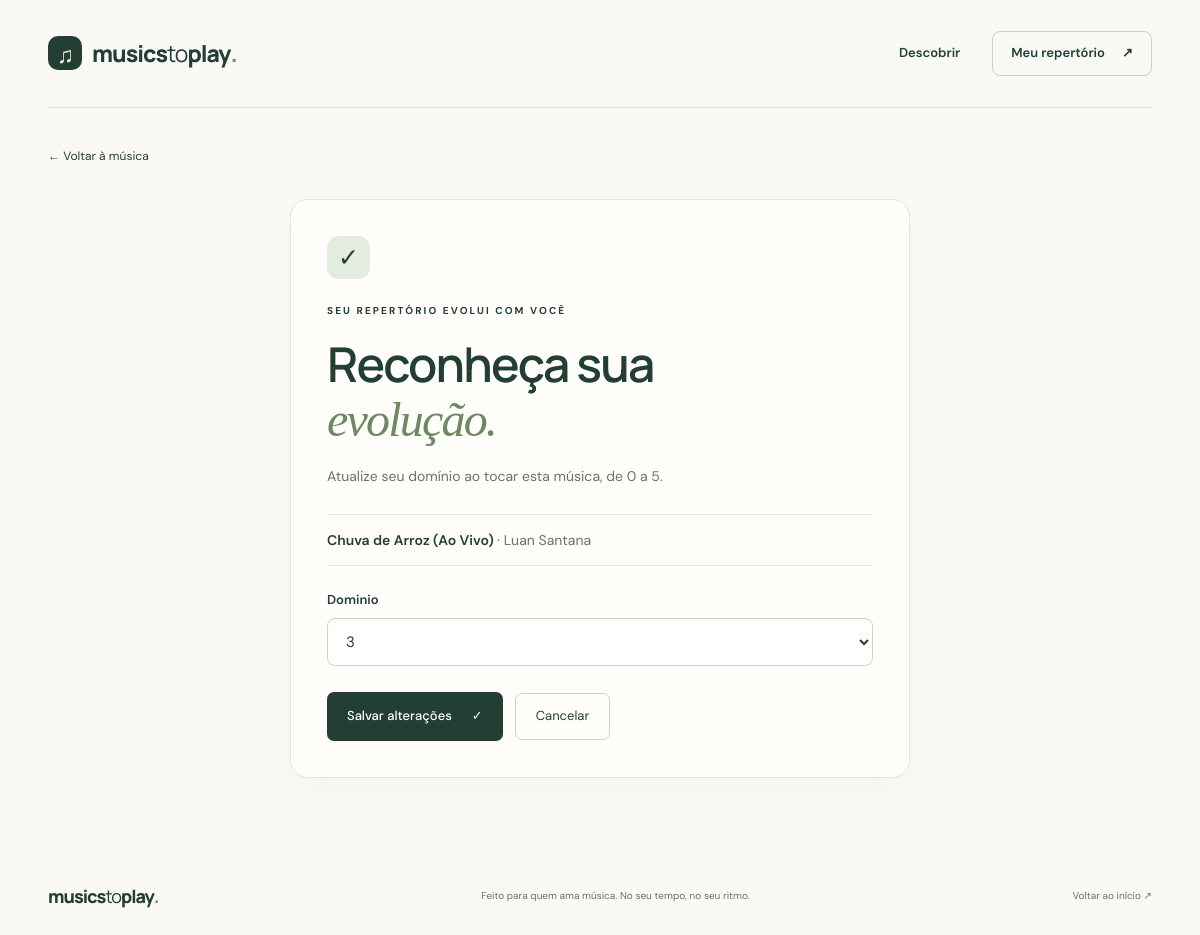
/updatemusicasaprendidas/3, run on an earlier commit of the app's database.
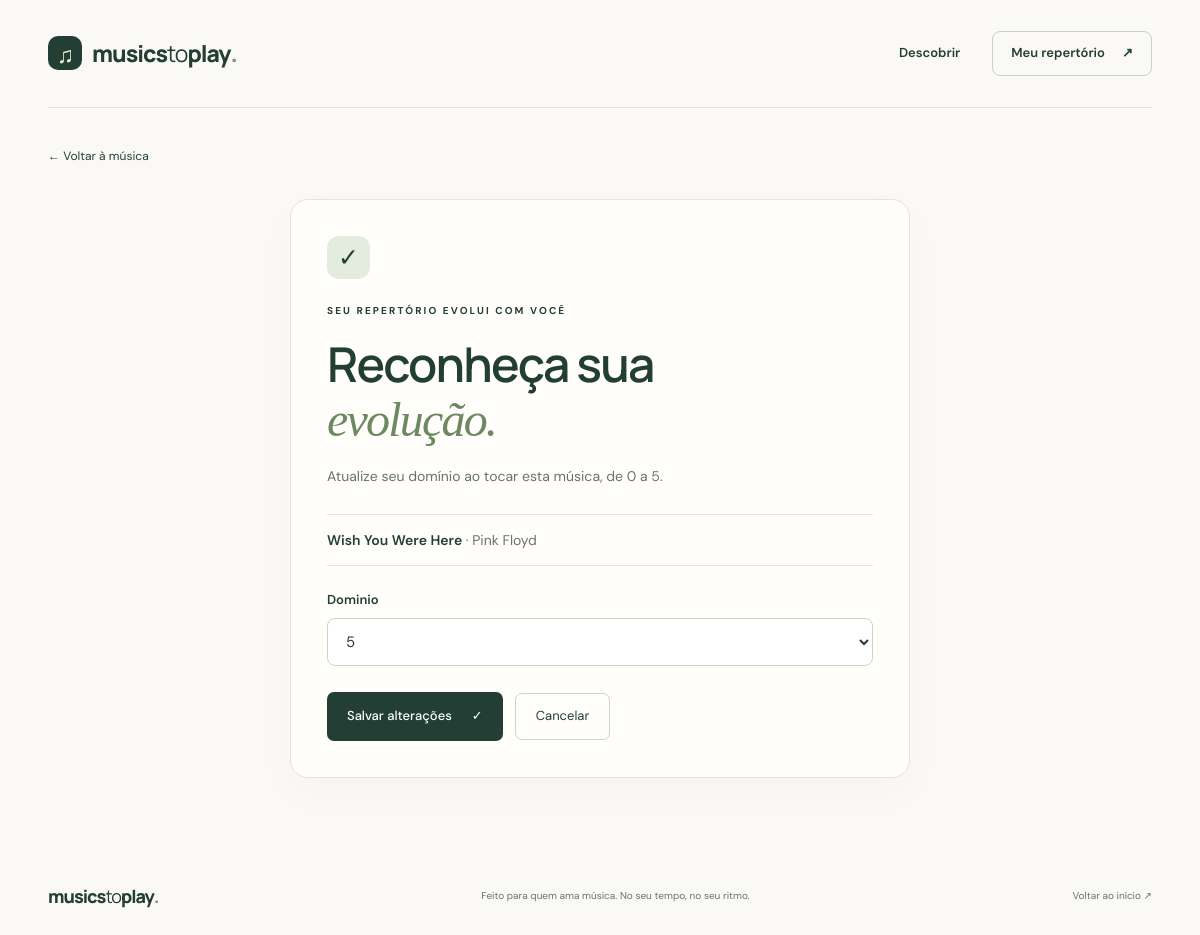
And on a later commit of the database.
### cifras/models.py (models this page shows, shortened)
class MusicasAprendidas(models.Model):
    DIFICULTADE_CHOICES = (
        (0,0),
        (1,1),
        (2,2),
        (3,3),
        (4,4),
        (5,5),
    )
    musica = models.ForeignKey(MusicasAprender,on_delete=models.PROTECT, related_name="musicas_aprendidas") # models.PROTECT não permite a exclusão de um objeto musicaaprender caso ele seja referenciado por objetos musicasaprendidas
    dominio = models.IntegerField(choices=DIFICULTADE_CHOICES, blank = False) # usa a tupla de escolhas para limitar os valoes a somente os que estão na tupla, que nem o campo instrumento da classe MusicaAprender
    class Meta:
        verbose_name_plural = "MusicasAprendidas" # o atributo verbose_name_plural controla como o nome vai ficar no plural quando for pro painel django admin

class MusicasAprender(models.Model):
    INSTRUMENTO_CHOICES = (
        ('Guitarra','Guitarra'),
        ('Violao','Violão'),
    )
    user = models.ForeignKey(User,on_delete=models.PROTECT,related_name="musicas_aprender")# models.PROTECT não permite a exclusão de um objeto User caso ele seja referenciado por objetos musicasaprender
    capa_album_small = models.ImageField()
    capa_album_medium = models.ImageField()
    nome_banda = models.CharField(max_length=40)
    nome_musica = models.CharField(max_length=40)
    duracao = models.IntegerField()
    bpm = models.IntegerField()                                                                # blank = False impede que o campo seja enviado no formulário vazio
    instrumento = models.CharField(max_length=8,choices= INSTRUMENTO_CHOICES,default= 'Violao', blank = False) # com o conjunto de tuplas(INSTRUMENTO_CHOICES), usamos o atributo choice para o campo ter somente as opções da tupla como valor e o default dita um valor que caso o campo fique em branco este valor padrão será o valor do campo.
    class Meta:
        verbose_name_plural = "MusicasAprender" # o atributo verbose_name_plural controla como o nome vai ficar no plural quando for pro painel django admin

### cifras/views.py (the view, shortened to what this page needs)
# urls.py: path('updatemusicasaprendidas/<int:pk>',MusicaAprendidaUpdate.as_view(), name = 'url_updatemusicasaprendidas'),
class MusicaAprendidaUpdate(FormView):
    template_name = "cifras/musicasForm.html"
    form_class = MusicaAprendidaForm
    success_url = reverse_lazy('url_listmusicasaprendidas')
    def get_context_data(self, **kwargs):
        context = super().get_context_data(**kwargs)
        context['id_musica_aprendida'] = self.kwargs['pk'] # pega o id enviado pela URL e armazenado no kwargs da URL(self.kwargs) e armazena no contexto
        return context # envio o contexto para o template
    def get_form_kwargs(self):
        id = self.kwargs['pk'] # busco no kwargs o id que a view recebeu pela URL
        kwargs = super().get_form_kwargs()
        kwargs['instance'] = get_object_or_404(MusicasAprendidas,pk = id)  # escrevo no atributo instance do kwargs uma instancia de objeto existente para ja vir com campos preenchidos
        return kwargs

### cifras/forms.py
class MusicaAprendidaForm(forms.ModelForm):
    class Meta:
        model = MusicasAprendidas # model que recebe a alteração
        fields = ["dominio"] # unico campo que pode receber alterações após ser criado

### cifras/templates/cifras/musicasForm.html (shortened to what this page needs)
{% extends 'cifras/base_conta.html' %}
{% block content %}
{% if id_musica_aprender %}{% url 'url_perfilmusicaaprender' id_musica_aprender as cancel_url %}{% elif id_musica_aprendida %}{% url 'url_perfilmusicaaprendida' id_musica_aprendida as cancel_url %}{% endif %}
<section class="edit-page wrap" aria-labelledby="edit-title">
    <a class="text-link" href="{{ cancel_url }}">← Voltar à música</a>
    <div class="edit-panel account-panel">
        <span class="step-icon {% if id_musica_aprender %}lilac{% else %}green{% endif %}" aria-hidden="true">{% if id_musica_aprender %}♫{% else %}✓{% endif %}</span>
        <span class="eyebrow edit-eyebrow">SEU REPERTÓRIO EVOLUI COM VOCÊ</span>
        <h1 id="edit-title">{% if id_musica_aprender %}Um novo jeito<br>de <em>tocar.</em>{% else %}Reconheça sua<br><em>evolução.</em>{% endif %}</h1>
        <p class="account-intro">{% if id_musica_aprender %}Escolha o instrumento para aprender esta música.{% else %}Atualize seu domínio ao tocar esta música, de 0 a 5.{% endif %}</p>
        <p class="edit-song">{% if id_musica_aprender %}{{ form.instance.nome_musica }} <span>· {{ form.instance.nome_banda }}</span>{% else %}{{ form.instance.musica.nome_musica }} <span>· {{ form.instance.musica.nome_banda }}</span>{% endif %}</p>
        <form method="post" class="account-form">
            {% for field in form %}
                {% if field.is_hidden %}{{ field }}{% else %}
                <div class="account-field"><label for="{{ field.id_for_label }}">{{ field.label }}</label>{{ field }}</div>
                {% endif %}
            {% endfor %}
            <div class="edit-buttons"><button class="button-dark" type="submit">Salvar alterações <span aria-hidden="true">✓</span></button><a class="button-secondary" href="{{ cancel_url }}">Cancelar</a></div>
        </form>
    </div>
</section>
{% endblock %}

### cifras/templates/cifras/base_conta.html (shortened to what this page needs)
{% load static %}
<!DOCTYPE html>
<html lang="pt-BR">
<head>
    <link rel="stylesheet" href="{% static 'cifras/css/landing.css' %}">
    <link rel="stylesheet" href="{% static 'cifras/css/conta.css' %}">
</head>
<body class="account-page">
    <header class="site-header wrap">
        <a class="brand" href="{% url 'url_home' %}" aria-label="Musics to Play — início"><span class="brand-icon" aria-hidden="true">♫</span>musics<span class="brand-light">to</span>play<span class="brand-dot">.</span></a>
        <nav aria-label="Navegação principal"><a class="nav-discover" href="{% url 'url_home' %}#descobrir">Descobrir</a><a class="nav-library" href="{% url 'url_perfiluser' %}">Meu repertório <span aria-hidden="true">↗</span></a></nav>
    </header>
    <main id="conteudo">{% block content %}{% endblock %}</main>
    <footer class="site-footer wrap"><a class="brand" href="{% url 'url_home' %}">musics<span class="brand-light">to</span>play<span class="brand-dot">.</span></a><p>Feito para quem ama música. No seu tempo, no seu ritmo.</p><a href="{% url 'url_home' %}">Voltar ao início ↗</a></footer>
</body>
</html>

### cifras/static/cifras/css/landing.css (style rules this page uses)
:root { --paper:#faf9f5;--ink:#233f35;--muted:#69736c;--green:#e5ede2;--line:#e1e5dc;--purple:#ede7f5 }
* { box-sizing:border-box }
html { scroll-behavior:smooth;scroll-padding-top:30px }
body { margin:0;background:var(--paper);color:var(--ink);font-family:'DM Sans',sans-serif;font-size:15px;line-height:1.6 }
a { color:inherit;text-decoration:none }
button,input { font:inherit }
button,a,input { -webkit-tap-highlight-color:transparent }
a,button { touch-action:manipulation }
button { cursor:pointer }
h1,h2,h3,p { margin:0 }
h1,h2,h3 { font-family:Manrope,sans-serif }
.wrap { width:min(1180px,calc(100% - 96px));margin-inline:auto }
.site-header { min-height:108px;display:flex;align-items:center;justify-content:space-between;border-bottom:1px solid var(--line);gap:28px }
.brand { display:inline-flex;align-items:center;font-family:Manrope,sans-serif;font-size:23px;font-weight:800;letter-spacing:-1px;white-space:nowrap }
.brand-light { font-weight:400 }
.brand-dot { color:#7d9274 }
.brand-icon { display:inline-grid;place-items:center;width:34px;height:34px;background:var(--ink);color:#e9edcc;border-radius:10px;margin-right:10px;font-size:23px }
.site-header nav { display:flex;align-items:center;gap:32px;font-size:13px;font-weight:600 }
.nav-library { border:1px solid #c7d2c5;border-radius:8px;padding:11px 18px }
.nav-library span { margin-left:14px }
.eyebrow { font-size:10px;font-weight:700;letter-spacing:2.1px;display:inline-flex;align-items:center;gap:10px }
h1 { font-size:clamp(42px,4.7vw,64px);font-weight:600;line-height:1.13;letter-spacing:-3px;margin:24px 0 }
h1 em { font-family:Georgia,serif;font-weight:400;color:#6e8962 }
.search-form button,.button-dark { border:0;border-radius:7px;background:var(--ink);color:#fff;font-size:13px;font-weight:500;padding:14px 20px;display:inline-flex;justify-content:center;align-items:center;gap:20px;white-space:nowrap }
.step-icon { display:grid;place-items:center;height:43px;width:43px;border-radius:12px;font-size:25px }
.green { background:#e4ebdf }
.site-footer { display:flex;align-items:center;justify-content:space-between;gap:25px;padding-block:44px }
.site-footer .brand { font-size:18px }
.site-footer p,.site-footer>a:last-child { font-size:10px;color:var(--muted) }
.text-link { font-size:12px;white-space:nowrap }

### cifras/static/cifras/css/conta.css (style rules this page uses)
.account-page { min-height:100vh;display:flex;flex-direction:column }
.account-page main { flex:1 }
.account-panel { background:#fffefa;border:1px solid var(--line);border-radius:18px;padding:36px;box-shadow:0 15px 45px #233f3506 }
.account-intro { color:var(--muted);font-size:13px;margin:10px 0 26px }
.account-form { display:grid;gap:18px }
.account-field label { display:block;font-size:13px;font-weight:600;margin-bottom:7px }
.account-field input,.account-field select,.account-field textarea { width:100%;min-width:0;border:1px solid #cbd5c7;border-radius:8px;background:#fff;padding:12px 14px;color:var(--ink);font:inherit }
.edit-page { padding-block:35px 60px }
.edit-panel { max-width:620px;margin:32px auto 0 }
.edit-eyebrow { display:block;margin-top:24px }
.edit-panel h1 { font-size:clamp(35px,4vw,48px);letter-spacing:-1.8px;margin:18px 0 }
.edit-panel .account-intro { font-size:14px }
.edit-song { padding:14px 0;margin-bottom:24px;border-block:1px solid var(--line);font-size:14px;font-weight:600;overflow-wrap:anywhere }
.edit-song span { font-weight:400;color:var(--muted) }
.edit-buttons { display:flex;gap:12px;align-items:center;flex-wrap:wrap;margin-top:8px }
.button-secondary { display:inline-flex;align-items:center;justify-content:center;padding:12px 20px;border:1px solid #cbd5c7;border-radius:7px;font-size:13px }

What changed in the data, as far as the page shows it:
changed MusicasAprendidas: instance.musica.nome_musica "Chuva de Arroz (Ao Vivo)" → "Wish You Were Here"; instance.musica.nome_banda "Luan Santana" → "Pink Floyd"; dominio "3" → "5"
